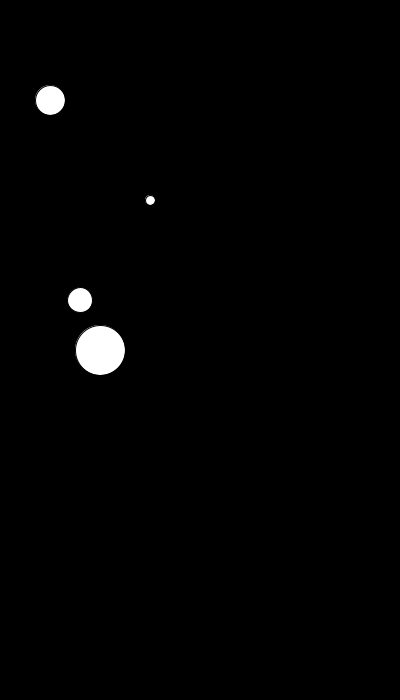
Frame 1 (no input)
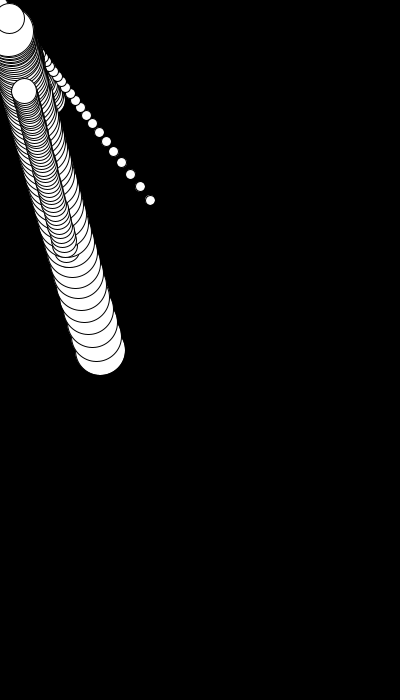
Frame 60 (the mouse pressed at the canvas centre just before this capture)
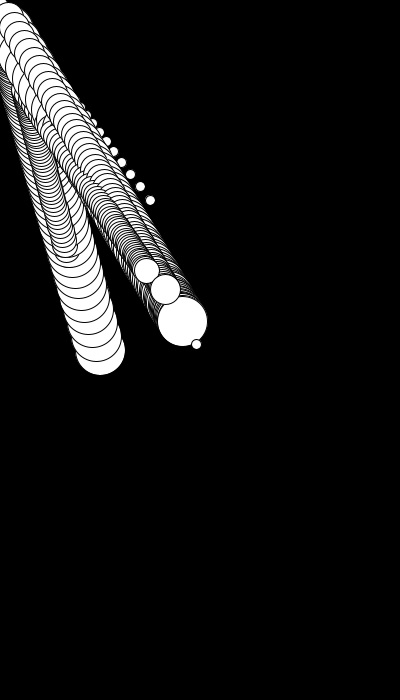
Frame 120 (the mouse held since frame 60 and released just before this capture)

The Processing sketch that drew these frames (run headless with seeded random() and noise(); from frame 60 on, the mouse is pressed at the canvas centre):

// Processing sketch: processing_36079
// ── processing_36079.pde

float e_x = 100;
float e_y = 350;

float e_x2 = 80;
float e_y2 = 300;

float e_x3 = 150;
float e_y3 = 200;

float e_x4 = 50;
float e_y4 = 100;

void setup(){
  size(400,700);
  background(0);
}

void draw() {
  
 ellipse(e_x,e_y,50,50);
 e_y = e_y + (mouseY - e_y)/25.0;
 e_x = e_x + (mouseX - e_x)/25.0;
 
 ellipse(e_x2,e_y2,25,25);
 e_y2 = e_y2 + (mouseY - e_y2)/50.0;
 e_x2 = e_x2 + (mouseX - e_x2)/50.0;
 
 ellipse(e_x3,e_y3,10,10);
 e_y3 = e_y3 + (mouseY - e_y3)/15.0;
 e_x3 = e_x3 + (mouseX - e_x3)/15.0;
 
  ellipse(e_x4,e_y4,30,30);
 e_y4 = e_y4 + (mouseY - e_y4)/35.0;
 e_x4 = e_x4 + (mouseX - e_x4)/35.0;
}
